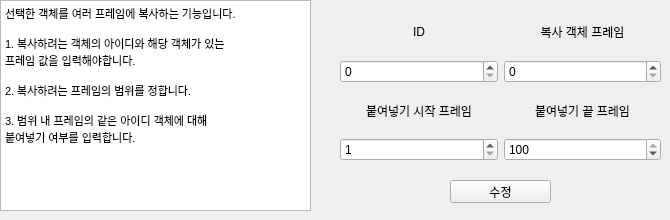
      <widget class="QWidget" name="tab_12">
       <attribute name="title">
        <string>복사 붙여넣기</string>
       </attribute>
       <widget class="QPushButton" name="pushButton_8">
        <property name="geometry">
         <rect>
          <x>450</x>
          <y>180</y>
          <width>101</width>
          <height>23</height>
         </rect>
        </property>
        <property name="text">
         <string>수정</string>
        </property>
       </widget>
       <widget class="QWidget" name="gridLayoutWidget_4">
        <property name="geometry">
         <rect>
          <x>340</x>
          <y>10</y>
          <width>321</width>
          <height>151</height>
         </rect>
        </property>
        <layout class="QGridLayout" name="gridLayout_4">
         <item row="3" column="0">
          <widget class="QLabel" name="label_21">
           <property name="text">
            <string>붙여넣기 시작 프레임</string>
           </property>
           <property name="alignment">
            <set>Qt::AlignCenter</set>
           </property>
          </widget>
         </item>
         <item row="1" column="0">
          <widget class="QLabel" name="label_19">
           <property name="text">
            <string>ID</string>
           </property>
           <property name="alignment">
            <set>Qt::AlignCenter</set>
           </property>
          </widget>
         </item>
         <item row="2" column="1">
          <widget class="QSpinBox" name="spinBoxfromIdchange_5">
           <property name="maximum">
            <number>100</number>
           </property>
          </widget>
         </item>
         <item row="1" column="1">
          <widget class="QLabel" name="label_20">
           <property name="text">
            <string>복사 객체 프레임</string>
           </property>
           <property name="alignment">
            <set>Qt::AlignCenter</set>
           </property>
          </widget>
         </item>
         <item row="2" column="0">
          <widget class="QSpinBox" name="spinBoxfromIdchange_4">
           <property name="maximum">
            <number>1000</number>
           </property>
          </widget>
         </item>
         <item row="4" column="0">
          <widget class="QSpinBox" name="spinBoxfromIdchange_6">
           <property name="minimum">
            <number>1</number>
           </property>
           <property name="maximum">
            <number>100</number>
           </property>
          </widget>
         </item>
         <item row="3" column="1">
          <widget class="QLabel" name="label_22">
           <property name="text">
            <string>붙여넣기 끝 프레임</string>
           </property>
           <property name="alignment">
            <set>Qt::AlignCenter</set>
           </property>
          </widget>
         </item>
         <item row="4" column="1">
          <widget class="QSpinBox" name="spinBoxfromIdchange_7">
           <property name="minimum">
            <number>1</number>
           </property>
           <property name="maximum">
            <number>100</number>
           </property>
           <property name="value">
            <number>100</number>
           </property>
          </widget>
         </item>
        </layout>
       </widget>
       <widget class="QTextBrowser" name="textBrowser_5">
        <property name="geometry">
         <rect>
          <x>0</x>
          <y>0</y>
          <width>311</width>
          <height>211</height>
         </rect>
        </property>
        <property name="html">
         <string>&lt;!DOCTYPE HTML PUBLIC &quot;-//W3C//DTD HTML 4.0//EN&quot; &quot;http://www.w3.org/TR/REC-html40/strict.dtd&quot;&gt;
&lt;html&gt;&lt;head&gt;&lt;meta name=&quot;qrichtext&quot; content=&quot;1&quot; /&gt;&lt;style type=&quot;text/css&quot;&gt;
p, li { white-space: pre-wrap; }
&lt;/style&gt;&lt;/head&gt;&lt;body style=&quot; font-family:'Gulim'; font-size:9pt; font-weight:400; font-style:normal;&quot;&gt;
&lt;p style=&quot; margin-top:0px; margin-bottom:0px; margin-left:0px; margin-right:0px; -qt-block-indent:0; text-indent:0px;&quot;&gt;&lt;span style=&quot; font-family:'MS Shell Dlg 2'; font-size:8.25pt;&quot;&gt;선택한 객체를 여러 프레임에 복사하는 기능입니다.&lt;/span&gt;&lt;/p&gt;
&lt;p style=&quot;-qt-paragraph-type:empty; margin-top:0px; margin-bottom:0px; margin-left:0px; margin-right:0px; -qt-block-indent:0; text-indent:0px; font-family:'MS Shell Dlg 2'; font-size:8.25pt;&quot;&gt;&lt;br /&gt;&lt;/p&gt;
&lt;p style=&quot; margin-top:0px; margin-bottom:0px; margin-left:0px; margin-right:0px; -qt-block-indent:0; text-indent:0px;&quot;&gt;&lt;span style=&quot; font-family:'MS Shell Dlg 2'; font-size:8.25pt;&quot;&gt;1. 복사하려는 객체의 아이디와 해당 객체가 있는 &lt;/span&gt;&lt;/p&gt;
&lt;p style=&quot; margin-top:0px; margin-bottom:0px; margin-left:0px; margin-right:0px; -qt-block-indent:0; text-indent:0px;&quot;&gt;&lt;span style=&quot; font-family:'MS Shell Dlg 2'; font-size:8.25pt;&quot;&gt;프레임 값을 입력해야합니다.&lt;/span&gt;&lt;/p&gt;
&lt;p style=&quot;-qt-paragraph-type:empty; margin-top:0px; margin-bottom:0px; margin-left:0px; margin-right:0px; -qt-block-indent:0; text-indent:0px; font-family:'MS Shell Dlg 2'; font-size:8.25pt;&quot;&gt;&lt;br /&gt;&lt;/p&gt;
&lt;p style=&quot; margin-top:0px; margin-bottom:0px; margin-left:0px; margin-right:0px; -qt-block-indent:0; text-indent:0px;&quot;&gt;&lt;span style=&quot; font-family:'MS Shell Dlg 2'; font-size:8.25pt;&quot;&gt;2. 복사하려는 프레임의 범위를 정합니다.&lt;/span&gt;&lt;/p&gt;
&lt;p style=&quot;-qt-paragraph-type:empty; margin-top:0px; margin-bottom:0px; margin-left:0px; margin-right:0px; -qt-block-indent:0; text-indent:0px; font-family:'MS Shell Dlg 2'; font-size:8.25pt;&quot;&gt;&lt;br /&gt;&lt;/p&gt;
&lt;p style=&quot; margin-top:0px; margin-bottom:0px; margin-left:0px; margin-right:0px; -qt-block-indent:0; text-indent:0px;&quot;&gt;&lt;span style=&quot; font-family:'MS Shell Dlg 2'; font-size:8.25pt;&quot;&gt;3. 범위 내 프레임의 같은 아이디 객체에 대해 &lt;/span&gt;&lt;/p&gt;
&lt;p style=&quot; margin-top:0px; margin-bottom:0px; margin-left:0px; margin-right:0px; -qt-block-indent:0; text-indent:0px;&quot;&gt;&lt;span style=&quot; font-family:'MS Shell Dlg 2'; font-size:8.25pt;&quot;&gt;붙여넣기 여부를 입력합니다.&lt;/span&gt;&lt;/p&gt;
&lt;p style=&quot;-qt-paragraph-type:empty; margin-top:0px; margin-bottom:0px; margin-left:0px; margin-right:0px; -qt-block-indent:0; text-indent:0px; font-family:'MS Shell Dlg 2'; font-size:8.25pt;&quot;&gt;&lt;br /&gt;&lt;/p&gt;&lt;/body&gt;&lt;/html&gt;</string>
        </property>
       </widget>
      </widget>
